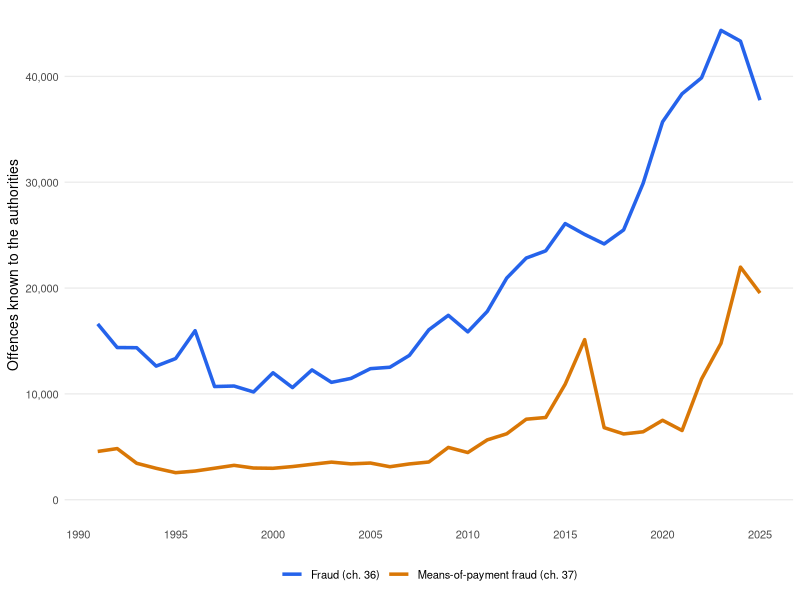

Source code (R):
## ---- chunk 1
#| label: setup
#| include: false
library(ggplot2)
library(dplyr)
library(readr)
library(scales)

fraud_fi <- read_csv(
  "data/external/statfin_fraud_offences_13ex.csv",
  show_col_types = FALSE,
  col_names = c("year", "area", "offence", "n"), skip = 1
) |>
  mutate(group = if_else(
    grepl("^111[89]", offence),
    "Means-of-payment fraud (ch. 37)",
    "Fraud (ch. 36)"
  )) |>
  summarise(n = sum(n), .by = c(year, group)) |>
  filter(year >= 1991)

fraud_since_2010 <- fraud_fi |> filter(group=="Means-of-payment fraud (ch. 37)", year %in% c(2010, max(year))) |> pull(n)

## ---- chunk 2
#| label: fig-fi-fraud-trend
#| fig-cap: "Police-recorded fraud offences in Finland, 1991–2025. Fraud covers fraud, petty fraud and aggravated fraud (Criminal Code ch. 36). Means-of-payment fraud covers its petty and aggravated forms (ch. 37), criminalised as a separate offence category in 1991. Data: Statistics Finland, StatFin table 13ex [@statfin2026_fraud_offences_13ex], CC BY 4.0."
#| fig-width: 6.2
#| fig-height: 3.2
#| warning: false
#| message: false

ggplot(fraud_fi, aes(year, n, colour = group)) +
  geom_line(linewidth = 1.2) +
  scale_colour_manual(values = c(
    "Fraud (ch. 36)" = "#2563EB",
    "Means-of-payment fraud (ch. 37)" = "#D97706"
  )) +
  scale_x_continuous(breaks = seq(1980, 2025, 5)) +
  scale_y_continuous(labels = label_number(big.mark = ","), limits = c(0, NA)) +
  labs(x = NULL, y = "Offences known to the authorities", colour = NULL) +
  theme_minimal(base_size = 10) +
  theme(
    legend.position = "bottom",
    panel.grid.minor = element_blank(),
    panel.grid.major.x = element_blank()
  )
